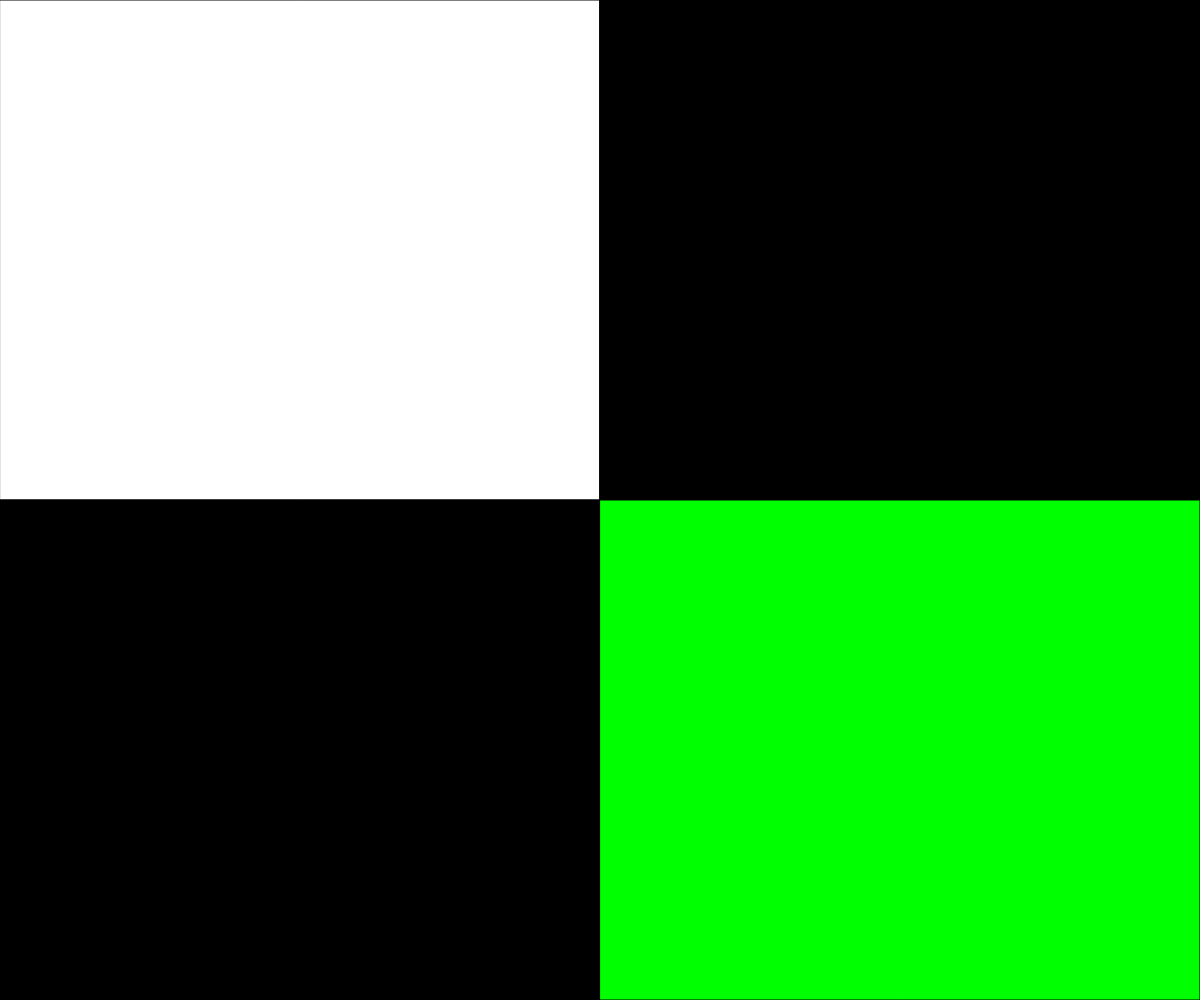
Frame 1 (no input)
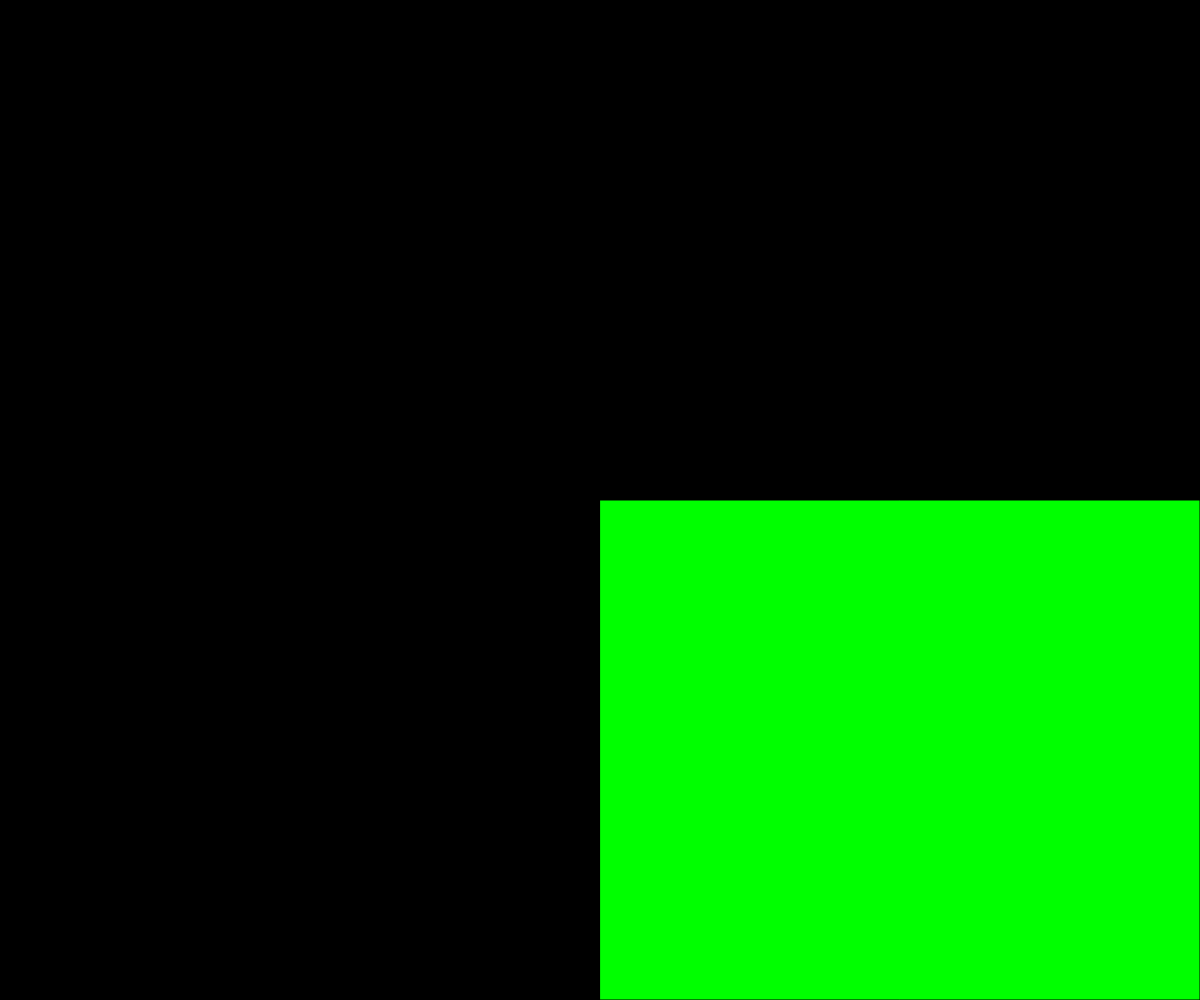
Frame 60 (no input)
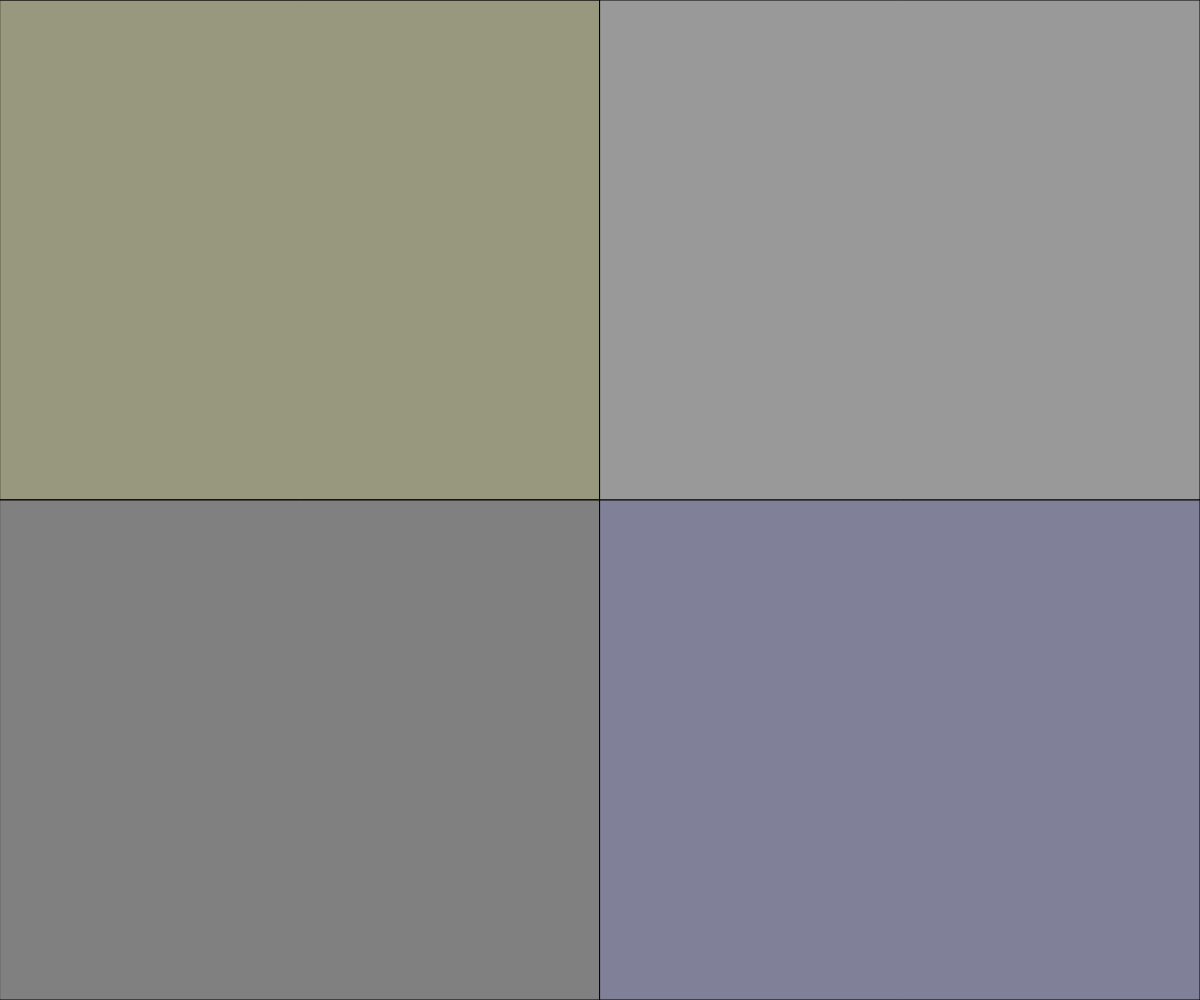
Frame 120 (the mouse pressed at the canvas centre since frame 60)

The p5.js sketch that drew these frames (run headless with seeded random() and noise() and a simulated clock; from frame 60 on, the mouse is pressed at the canvas centre):

// p5.js sketch
// ── sketch.js
function setup(){
  createCanvas(windowWidth, windowHeight);
  background(255);

}

function draw(){
var x = map(mouseX, 0 , windowWidth, 0, 255)
var y = map(mouseX, 0 , windowHeight, 0,255)
var x2= map(mouseX, 0 , windowWidth, 255, 0)
var y2 = map(mouseX, 0, windowHeight, 0, 255)
rect(0, 0, windowWidth/2,windowHeight/2)
fill(x,x,x)
rect(0, windowHeight/2 , windowWidth/2, windowHeight/2)
fill(y,y,y)
rect(windowWidth/2, 0 , windowWidth/2, windowHeight/2,)
fill(x,x2,y)
rect(windowWidth/2,windowHeight/2,  windowWidth/2, windowHeight/2)
fill(y2,y, x , x2)
}
